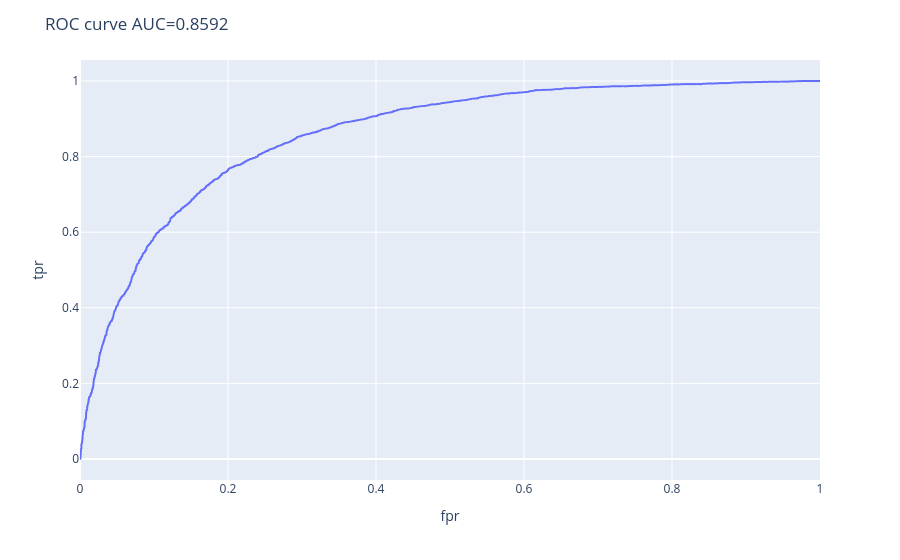

The cell this chart's notebook holds for it:
### Code cell
import plotly.express as px

fpr, tpr, _ = roc_curve(y_true, y_score)
roc_auc = auc(fpr, tpr)
roc_df = pd.DataFrame({"fpr": fpr, "tpr": tpr})

fig = px.line(roc_df, x="fpr", y="tpr")
fig.update_layout(title=f"ROC curve AUC={roc_auc:.4f}")
fig.show()
fig.write_html(FIGURES / "evaluation_roc_curve.html")

### Figure 1 — Plotly figure (JSON) as saved in the notebook; plotly's stock layout.template omitted (floating-point values rounded to 4 significant figures; data arrays with more than 128 entries replaced by an {"elided": "..."} marker saying what was removed)
{"data": [{"hovertemplate": "fpr=%{x}<br>tpr=%{y}<extra></extra>", "legendgroup": "", "line": {"color": "#636efa", "dash": "solid"}, "marker": {"symbol": "circle"}, "mode": "lines", "name": "", "showlegend": false, "type": "scattergl", "x": {"elided": "2702 float values"}, "xaxis": "x", "y": {"elided": "2702 float values"}, "yaxis": "y"}], "layout": {"legend": {"tracegroupgap": 0}, "margin": {"t": 60}, "title": {"text": "ROC curve AUC=0.8592"}, "xaxis": {"anchor": "y", "domain": [0, 1], "title": {"text": "fpr"}}, "yaxis": {"anchor": "x", "domain": [0, 1], "title": {"text": "tpr"}}}}
